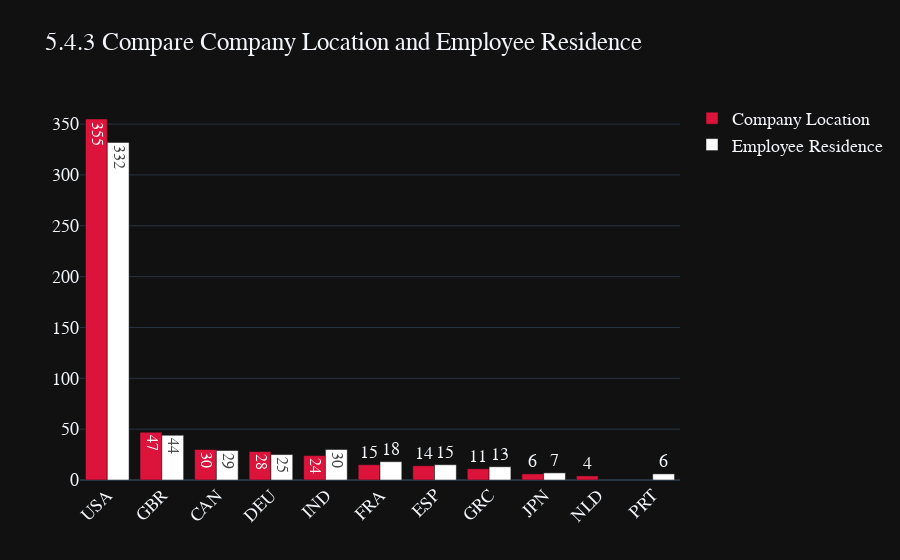

The notebook cell this image was saved under:
### Markdown cell above
**Let's compare employee residence and employer locations.**

### Code cell
converted_employee_residence_country = coco.convert(names=df['employee_residence'], to="ISO3")
df['employee_residence'] = converted_employee_residence_country
converted_employee_residence_country_count = df['employee_residence'].value_counts()
top_10_employee_residence = converted_employee_residence_country_count[:10]

fig = go.Figure(data=[
    go.Bar(name='Company Location',
          x=top_10_employer_location.index,
          y=top_10_employer_location.values,
          text=top_10_employer_location.values,
          marker_color='crimson'),
    go.Bar(name='Employee Residence',
          x=top_10_employee_residence.index,
          y=top_10_employee_residence.values,
          text=top_10_employee_residence.values,
          marker_color='white')
])

fig.update_layout(barmode='group',
                 xaxis_tickangle=-45,
                 title='5.4.3 Compare Company Location and Employee Residence',
                 template='plotly_dark',
                 font=dict(size=18, family="Franklin Gothic"))

fig.show()

### Figure 1 — Plotly figure (JSON) as saved in the notebook; plotly's stock layout.template omitted (floating-point values rounded to 4 significant figures)
{"data": [{"marker": {"color": "crimson"}, "name": "Company Location", "text": [355, 47, 30, 28, 24, 15, 14, 11, 6, 4], "type": "bar", "x": ["USA", "GBR", "CAN", "DEU", "IND", "FRA", "ESP", "GRC", "JPN", "NLD"], "y": [355, 47, 30, 28, 24, 15, 14, 11, 6, 4]}, {"marker": {"color": "white"}, "name": "Employee Residence", "text": [332, 44, 30, 29, 25, 18, 15, 13, 7, 6], "type": "bar", "x": ["USA", "GBR", "IND", "CAN", "DEU", "FRA", "ESP", "GRC", "JPN", "PRT"], "y": [332, 44, 30, 29, 25, 18, 15, 13, 7, 6]}], "layout": {"barmode": "group", "font": {"family": "Franklin Gothic", "size": 18}, "title": {"text": "5.4.3 Compare Company Location and Employee Residence"}, "xaxis": {"tickangle": -45}}}
